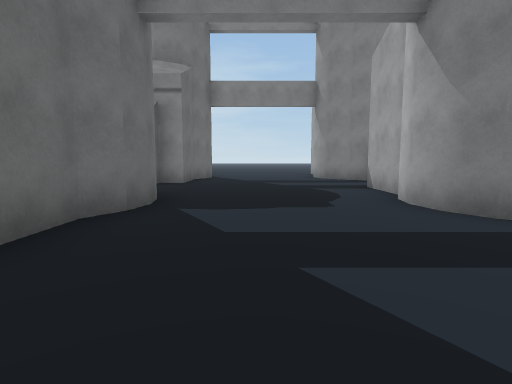
View 1 (above)

24 first-person views from a walk through a Unity game level. The camera is 1.3 m above the floor, tilts 6° down and sees 80° across. The floor is counted in squares, 2 m on a side. Each view is taken from the middle of a square. On the plan, view 1 faces up. The plan holds only what a view shows up to about 10 squares ahead; the rest is blank. The place goes on beyond the plan. Some surface patterns are stand-ins.

View 2
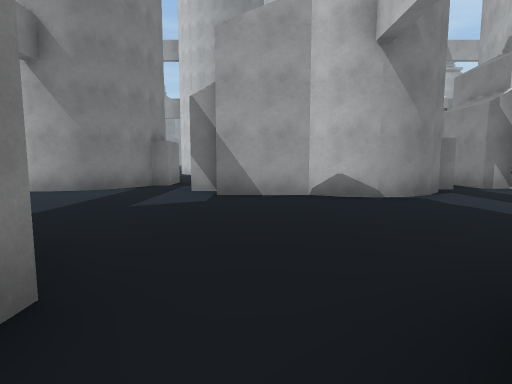

View 3
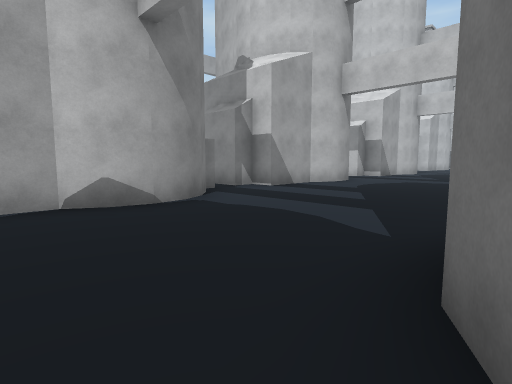

View 4
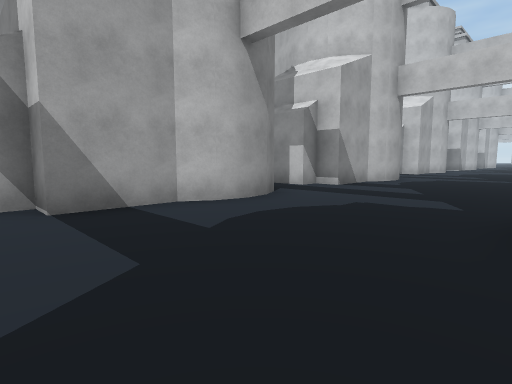

View 5
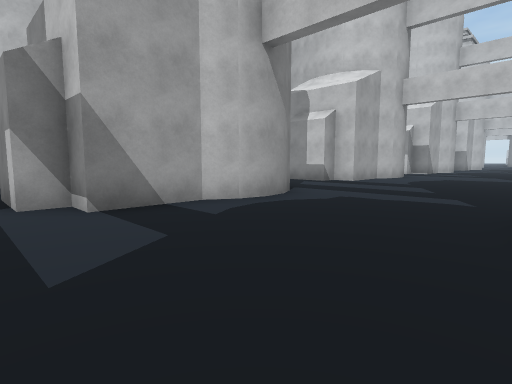

View 6
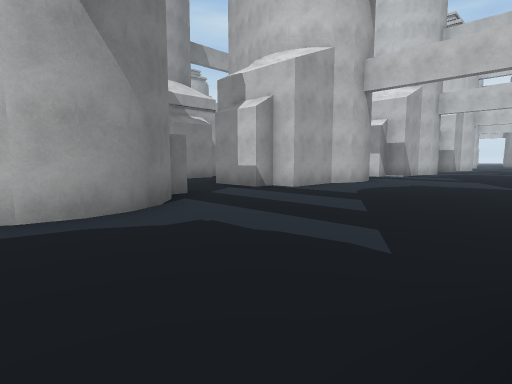

View 7
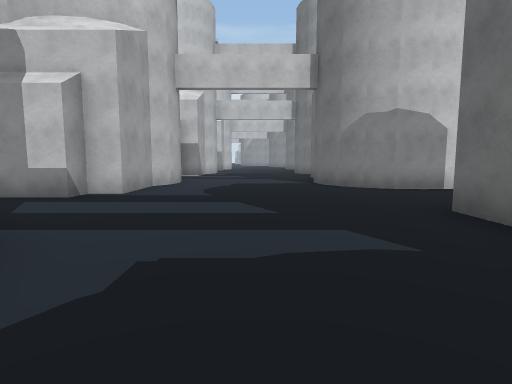

View 8
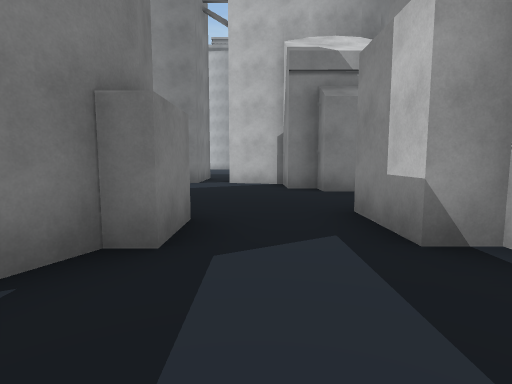

View 9
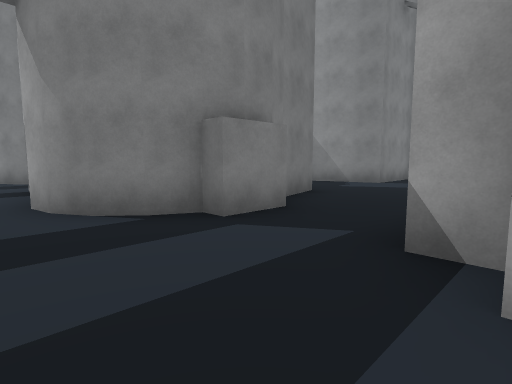

View 10
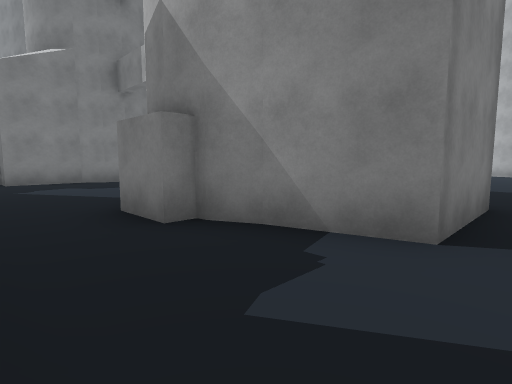

View 11
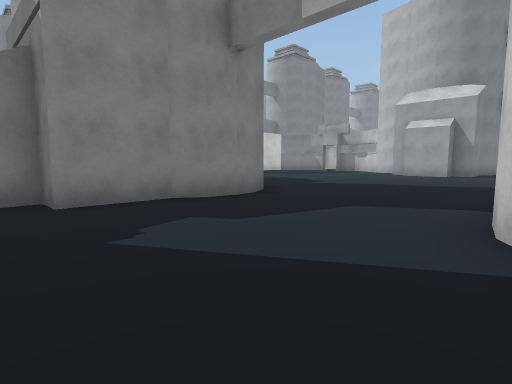

View 12
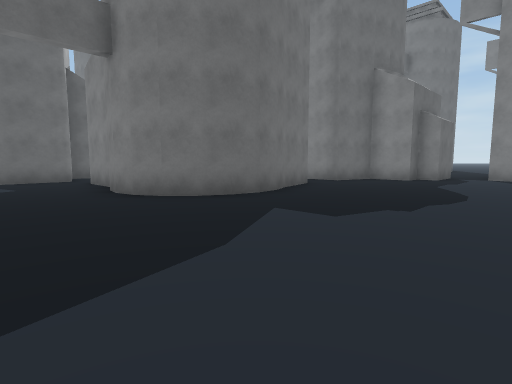

View 13
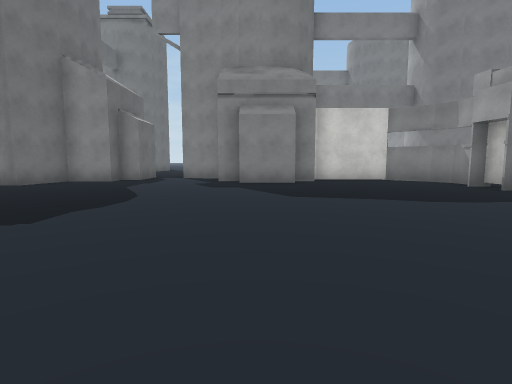

View 14
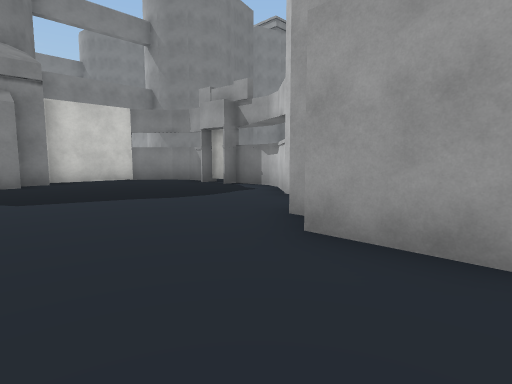

View 15
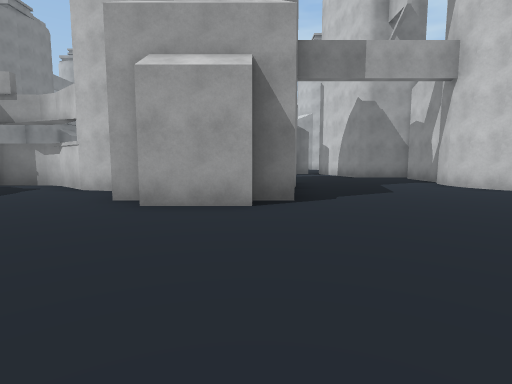

View 16
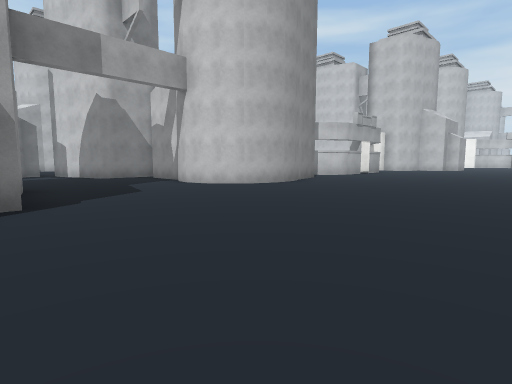

View 17
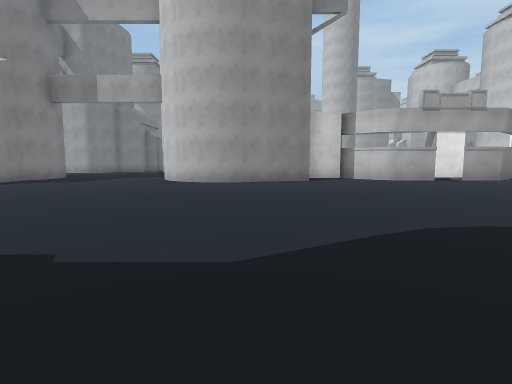

View 18
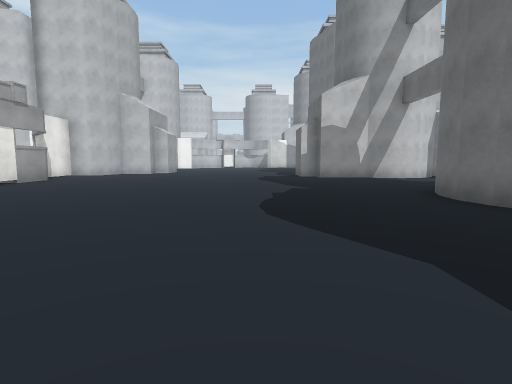

View 19
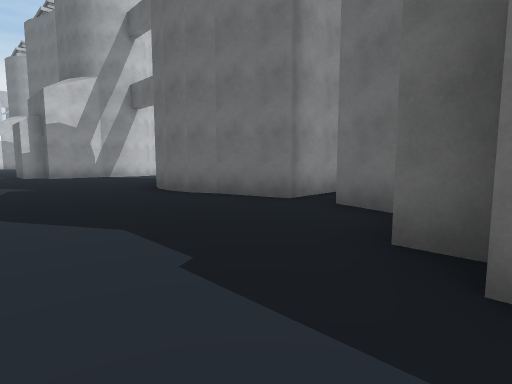

View 20
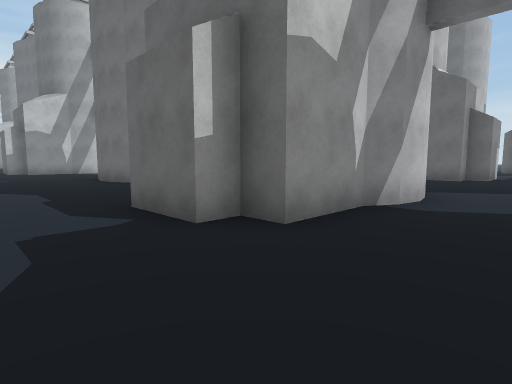

View 21
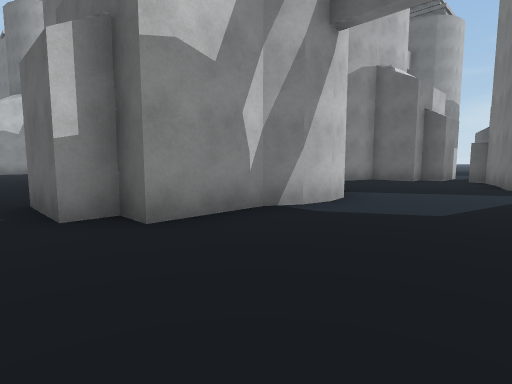

View 22
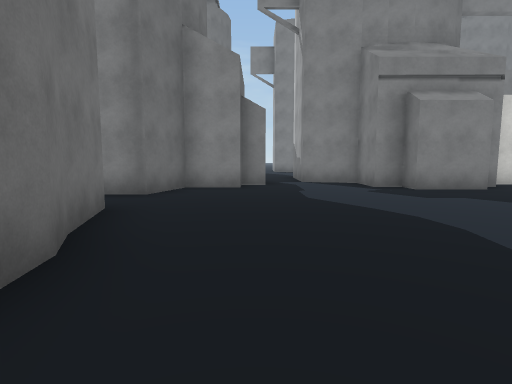

View 23
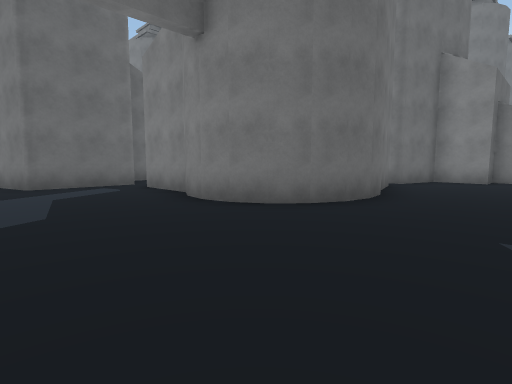

View 24
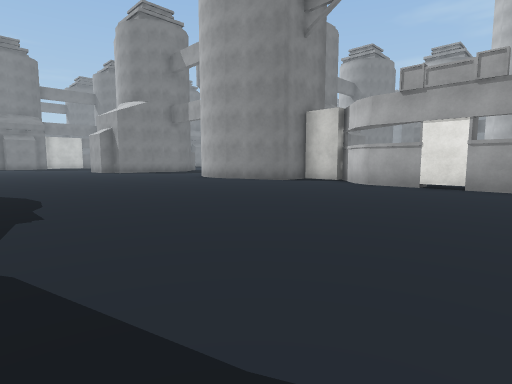

### Floor plan
Key: @ floor where view 1 was taken; # wall or solid block; x gap in a wall; . floor.
Columns run from 5 left of view 1 to 27 right of it. Each row starts with its distance up from view 1.
 10    #....##
  9   ##.....
  8    ......
  7    .....#
  6    .....#
  5    #....#
  4    #....#
  3    #....##          .#
  2   ##.....x          .##
  1   #.....#         ##..#######
  0  ....@.##        ##....##...##
 -1   #....#        ##...........#
 -2   #....#        .............#
 -3    ....##        #...........#
 -4    .....#        #...........#
 -5    .....##       #..........##
 -6    ....##        #..........#
 -7    ....#   ..#####........#
 -8     ...#   #..............#
 -9     ...##  #..............###
-10     ....####................##..
-11    ......x.......................
-12    .....###....####..............
-13    ....## #...##  ##............
-14    ....#  ##..#   ##........##..
-15    ....#  ##..## ##........#####
-16    ....#####...###.........#
-17   #.....##.................##
-18   #............###..........##
-19   ...........### #...........#
-20  .......###..##  #...........#
-21 ###.....###..#####..........##
-22   ##....#   #..##...........#
-23    #....#   #...............#
-24     ....   ##...............#
-25     ...        .............#

Where each view was taken, in squares from view 1:
view 1: 0 up, 0 right, facing up
view 2: 0 up, 4 left, facing right
view 3: 0 up, 3 left, facing down-right
view 4: 5 down, 2 left, facing down-right
view 5: 11 down, 2 left, facing down-right
view 6: 14 down, 2 left, facing down-right
view 7: 14 down, 0 right, facing down
view 8: 18 down, 1 right, facing right
view 9: 20 down, 1 right, facing up-right
view 10: 17 down, 7 right, facing up-right
view 11: 12 down, 7 right, facing up-right
view 12: 10 down, 17 right, facing up-left
view 13: 9 down, 18 right, facing up
view 14: 9 down, 18 right, facing up-right
view 15: 9 down, 16 right, facing right
view 16: 9 down, 16 right, facing down-right
view 17: 17 down, 13 right, facing right
view 18: 15 down, 16 right, facing down
view 19: 14 down, 16 right, facing down-left
view 20: 10 down, 16 right, facing down-left
view 21: 9 down, 15 right, facing down-left
view 22: 7 down, 14 right, facing up
view 23: 25 down, 15 right, facing up-left
view 24: 25 down, 15 right, facing up-right
